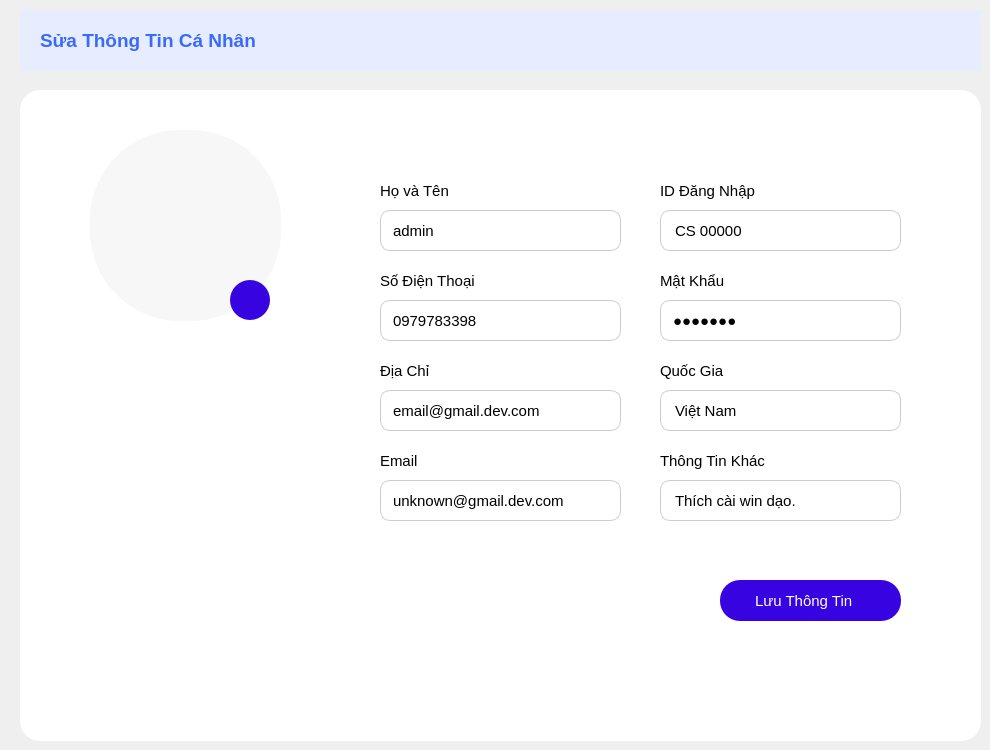
    <widget class="QWidget" name="profileView">
     <widget class="QLabel" name="avtLabel">
      <property name="geometry">
       <rect>
        <x>90</x>
        <y>130</y>
        <width>191</width>
        <height>191</height>
       </rect>
      </property>
      <property name="styleSheet">
       <string notr="true">border-radius: 90px;
background-color: #f7f7f7;
border:none;</string>
      </property>
      <property name="text">
       <string/>
      </property>
      <property name="pixmap">
       <pixmap resource="resourse.qrc">:/new/img/img/batman_hero_avatar_comics-512.png</pixmap>
      </property>
      <property name="scaledContents">
       <bool>true</bool>
      </property>
     </widget>
     <widget class="QPushButton" name="editAvtBtn">
      <property name="geometry">
       <rect>
        <x>230</x>
        <y>280</y>
        <width>40</width>
        <height>40</height>
       </rect>
      </property>
      <property name="cursor">
       <cursorShape>PointingHandCursor</cursorShape>
      </property>
      <property name="styleSheet">
       <string notr="true">border-radius: 20px;
background-color: #f7f7f7;
border:none;
background-color: rgb(55, 3, 225);</string>
      </property>
      <property name="text">
       <string/>
      </property>
      <property name="icon">
       <iconset resource="resourse.qrc">
        <normaloff>:/new/img/img/pencil.png</normaloff>:/new/img/img/pencil.png</iconset>
      </property>
      <property name="iconSize">
       <size>
        <width>22</width>
        <height>23</height>
       </size>
      </property>
     </widget>
     <widget class="QLabel" name="label_4">
      <property name="geometry">
       <rect>
        <x>20</x>
        <y>90</y>
        <width>961</width>
        <height>651</height>
       </rect>
      </property>
      <property name="styleSheet">
       <string notr="true">background-color: #fff;
border-radius: 20px;</string>
      </property>
      <property name="text">
       <string/>
      </property>
     </widget>
     <widget class="QWidget" name="widget" native="true">
      <property name="geometry">
       <rect>
        <x>320</x>
        <y>100</y>
        <width>621</width>
        <height>571</height>
       </rect>
      </property>
      <widget class="QLineEdit" name="phoneLb">
       <property name="geometry">
        <rect>
         <x>60</x>
         <y>200</y>
         <width>241</width>
         <height>41</height>
        </rect>
       </property>
       <property name="font">
        <font>
         <pointsize>11</pointsize>
        </font>
       </property>
       <property name="cursor">
        <cursorShape>PointingHandCursor</cursorShape>
       </property>
       <property name="styleSheet">
        <string notr="true">border-radius: 10px;
color: #000;
border: 1px solid #ccc;
padding-left: 10px;</string>
       </property>
       <property name="text">
        <string>0979783398</string>
       </property>
      </widget>
      <widget class="QLabel" name="country_Lb">
       <property name="geometry">
        <rect>
         <x>340</x>
         <y>290</y>
         <width>241</width>
         <height>41</height>
        </rect>
       </property>
       <property name="font">
        <font>
         <pointsize>11</pointsize>
         <bold>false</bold>
        </font>
       </property>
       <property name="cursor">
        <cursorShape>ForbiddenCursor</cursorShape>
       </property>
       <property name="styleSheet">
        <string notr="true">border-radius: 10px;
color: #000;
border: 1px solid #ccc;
padding-left: 10px;
color:black;</string>
       </property>
       <property name="text">
        <string>Việt Nam</string>
       </property>
      </widget>
      <widget class="QLabel" name="nameLabel">
       <property name="geometry">
        <rect>
         <x>60</x>
         <y>80</y>
         <width>81</width>
         <height>21</height>
        </rect>
       </property>
       <property name="font">
        <font>
         <pointsize>11</pointsize>
         <fontweight>DemiBold</fontweight>
        </font>
       </property>
       <property name="styleSheet">
        <string notr="true">color: black;</string>
       </property>
       <property name="text">
        <string>Họ và Tên</string>
       </property>
      </widget>
      <widget class="QLineEdit" name="passLb_2">
       <property name="geometry">
        <rect>
         <x>340</x>
         <y>200</y>
         <width>241</width>
         <height>41</height>
        </rect>
       </property>
       <property name="font">
        <font>
         <pointsize>11</pointsize>
        </font>
       </property>
       <property name="cursor">
        <cursorShape>PointingHandCursor</cursorShape>
       </property>
       <property name="styleSheet">
        <string notr="true">border-radius: 10px;
color: #000;
border: 1px solid #ccc;
padding-left: 10px;</string>
       </property>
       <property name="text">
        <string>unknown</string>
       </property>
       <property name="echoMode">
        <enum>QLineEdit::EchoMode::Password</enum>
       </property>
      </widget>
      <widget class="QLabel" name="phoneLabel">
       <property name="geometry">
        <rect>
         <x>60</x>
         <y>170</y>
         <width>101</width>
         <height>21</height>
        </rect>
       </property>
       <property name="font">
        <font>
         <pointsize>11</pointsize>
         <fontweight>DemiBold</fontweight>
        </font>
       </property>
       <property name="styleSheet">
        <string notr="true">color: black;</string>
       </property>
       <property name="text">
        <string>Số Điện Thoại</string>
       </property>
      </widget>
      <widget class="QLabel" name="countryLabel">
       <property name="geometry">
        <rect>
         <x>340</x>
         <y>260</y>
         <width>81</width>
         <height>21</height>
        </rect>
       </property>
       <property name="font">
        <font>
         <pointsize>11</pointsize>
         <fontweight>DemiBold</fontweight>
        </font>
       </property>
       <property name="styleSheet">
        <string notr="true">color: black;</string>
       </property>
       <property name="text">
        <string>Quốc Gia</string>
       </property>
      </widget>
      <widget class="QLabel" name="emailLabel">
       <property name="geometry">
        <rect>
         <x>60</x>
         <y>350</y>
         <width>81</width>
         <height>21</height>
        </rect>
       </property>
       <property name="font">
        <font>
         <pointsize>11</pointsize>
         <fontweight>DemiBold</fontweight>
        </font>
       </property>
       <property name="styleSheet">
        <string notr="true">color: black;</string>
       </property>
       <property name="text">
        <string>Email</string>
       </property>
      </widget>
      <widget class="QLineEdit" name="emaiLb">
       <property name="geometry">
        <rect>
         <x>60</x>
         <y>380</y>
         <width>241</width>
         <height>41</height>
        </rect>
       </property>
       <property name="font">
        <font>
         <pointsize>11</pointsize>
        </font>
       </property>
       <property name="cursor">
        <cursorShape>PointingHandCursor</cursorShape>
       </property>
       <property name="styleSheet">
        <string notr="true">border-radius: 10px;
color: #000;
border: 1px solid #ccc;
padding-left: 10px;</string>
       </property>
       <property name="text">
        <string>unknown@gmail.dev.com</string>
       </property>
      </widget>
      <widget class="QLabel" name="addressLabel">
       <property name="geometry">
        <rect>
         <x>60</x>
         <y>260</y>
         <width>81</width>
         <height>21</height>
        </rect>
       </property>
       <property name="font">
        <font>
         <pointsize>11</pointsize>
         <fontweight>DemiBold</fontweight>
        </font>
       </property>
       <property name="styleSheet">
        <string notr="true">color: black;</string>
       </property>
       <property name="text">
        <string>Địa Chỉ</string>
       </property>
      </widget>
      <widget class="QLabel" name="idLabel">
       <property name="geometry">
        <rect>
         <x>340</x>
         <y>80</y>
         <width>111</width>
         <height>21</height>
        </rect>
       </property>
       <property name="font">
        <font>
         <pointsize>11</pointsize>
         <fontweight>DemiBold</fontweight>
        </font>
       </property>
       <property name="styleSheet">
        <string notr="true">color: black;</string>
       </property>
       <property name="text">
        <string>ID Đăng Nhập</string>
       </property>
      </widget>
      <widget class="QLabel" name="otherLabel">
       <property name="geometry">
        <rect>
         <x>340</x>
         <y>350</y>
         <width>121</width>
         <height>21</height>
        </rect>
       </property>
       <property name="font">
        <font>
         <pointsize>11</pointsize>
         <fontweight>DemiBold</fontweight>
        </font>
       </property>
       <property name="styleSheet">
        <string notr="true">color: black;</string>
       </property>
       <property name="text">
        <string>Thông Tin Khác</string>
       </property>
      </widget>
      <widget class="QLabel" name="passLabel">
       <property name="geometry">
        <rect>
         <x>340</x>
         <y>170</y>
         <width>81</width>
         <height>21</height>
        </rect>
       </property>
       <property name="font">
        <font>
         <pointsize>11</pointsize>
         <fontweight>DemiBold</fontweight>
        </font>
       </property>
       <property name="styleSheet">
        <string notr="true">color: black;</string>
       </property>
       <property name="text">
        <string>Mật Khẩu</string>
       </property>
      </widget>
      <widget class="QLabel" name="idLb">
       <property name="geometry">
        <rect>
         <x>340</x>
         <y>110</y>
         <width>241</width>
         <height>41</height>
        </rect>
       </property>
       <property name="font">
        <font>
         <pointsize>11</pointsize>
         <bold>false</bold>
        </font>
       </property>
       <property name="cursor">
        <cursorShape>ForbiddenCursor</cursorShape>
       </property>
       <property name="styleSheet">
        <string notr="true">border-radius: 10px;
color: #000;
border: 1px solid #ccc;
padding-left: 10px;
color:black;</string>
       </property>
       <property name="text">
        <string>CS 00000</string>
       </property>
      </widget>
      <widget class="QLineEdit" name="nameLb">
       <property name="geometry">
        <rect>
         <x>60</x>
         <y>110</y>
         <width>241</width>
         <height>41</height>
        </rect>
       </property>
       <property name="font">
        <font>
         <pointsize>11</pointsize>
        </font>
       </property>
       <property name="cursor">
        <cursorShape>PointingHandCursor</cursorShape>
       </property>
       <property name="styleSheet">
        <string notr="true">border-radius: 10px;
color: #000;
border: 1px solid #ccc;
padding-left: 10px;</string>
       </property>
       <property name="text">
        <string>admin</string>
       </property>
      </widget>
      <widget class="QLabel" name="country_Lb_3">
       <property name="geometry">
        <rect>
         <x>340</x>
         <y>380</y>
         <width>241</width>
         <height>41</height>
        </rect>
       </property>
       <property name="font">
        <font>
         <pointsize>11</pointsize>
         <bold>false</bold>
        </font>
       </property>
       <property name="cursor">
        <cursorShape>ForbiddenCursor</cursorShape>
       </property>
       <property name="styleSheet">
        <string notr="true">border-radius: 10px;
color: #000;
border: 1px solid #ccc;
padding-left: 10px;
color:black;</string>
       </property>
       <property name="text">
        <string>Thích cài win dạo.</string>
       </property>
      </widget>
      <widget class="QPushButton" name="saveBtn">
       <property name="geometry">
        <rect>
         <x>400</x>
         <y>480</y>
         <width>181</width>
         <height>41</height>
        </rect>
       </property>
       <property name="font">
        <font>
         <pointsize>11</pointsize>
        </font>
       </property>
       <property name="cursor">
        <cursorShape>PointingHandCursor</cursorShape>
       </property>
       <property name="styleSheet">
        <string notr="true">border-radius: 20px;
background-color: #f7f7f7;
border:none;
background-color: rgb(55, 3, 225);
text-align: left;
padding-left: 35px;
color: #fff;</string>
       </property>
       <property name="text">
        <string>Lưu Thông Tin</string>
       </property>
       <property name="icon">
        <iconset resource="resourse.qrc">
         <normaloff>:/new/img/img/diskette.png</normaloff>:/new/img/img/diskette.png</iconset>
       </property>
       <property name="iconSize">
        <size>
         <width>22</width>
         <height>23</height>
        </size>
       </property>
      </widget>
      <widget class="QLineEdit" name="address">
       <property name="geometry">
        <rect>
         <x>60</x>
         <y>290</y>
         <width>241</width>
         <height>41</height>
        </rect>
       </property>
       <property name="font">
        <font>
         <pointsize>11</pointsize>
        </font>
       </property>
       <property name="cursor">
        <cursorShape>PointingHandCursor</cursorShape>
       </property>
       <property name="styleSheet">
        <string notr="true">border-radius: 10px;
color: #000;
border: 1px solid #ccc;
padding-left: 10px;</string>
       </property>
       <property name="text">
        <string>email@gmail.dev.com</string>
       </property>
      </widget>
      <widget class="QLabel" name="statusProfile">
       <property name="geometry">
        <rect>
         <x>60</x>
         <y>430</y>
         <width>521</width>
         <height>31</height>
        </rect>
       </property>
       <property name="font">
        <font>
         <pointsize>15</pointsize>
         <bold>true</bold>
        </font>
       </property>
       <property name="styleSheet">
        <string notr="true">color: red;</string>
       </property>
       <property name="text">
        <string/>
       </property>
      </widget>
     </widget>
     <widget class="QWidget" name="widget_8" native="true">
      <property name="geometry">
       <rect>
        <x>20</x>
        <y>10</y>
        <width>961</width>
        <height>61</height>
       </rect>
      </property>
      <property name="styleSheet">
       <string notr="true">background-color: #E7EDFF;
</string>
      </property>
      <widget class="QLabel" name="label_11">
       <property name="geometry">
        <rect>
         <x>20</x>
         <y>10</y>
         <width>231</width>
         <height>41</height>
        </rect>
       </property>
       <property name="font">
        <font>
         <pointsize>14</pointsize>
         <bold>true</bold>
        </font>
       </property>
       <property name="styleSheet">
        <string notr="true">color: #396AFF;
</string>
       </property>
       <property name="text">
        <string>Sửa Thông Tin Cá Nhân</string>
       </property>
      </widget>
     </widget>
     <zorder>widget_8</zorder>
     <zorder>label_4</zorder>
     <zorder>avtLabel</zorder>
     <zorder>editAvtBtn</zorder>
     <zorder>widget</zorder>
    </widget>
